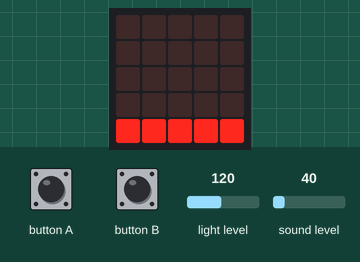
Simulated run of this program. Board: BBC micro:bit (MakeCode). On the bench: the board's 5×5 LED display. Inputs (shaded band) come from the test bench; at power-on: sound level 40, light level 120.

Above: at 3.1 s.
3.2 s: sound level set to 250
At 4.6 s:
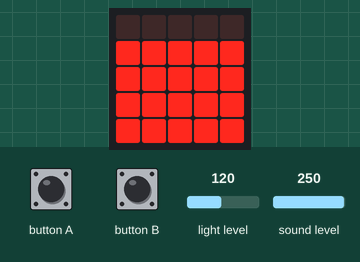
6.2 s: sound level set to 128
At 7.1 s:
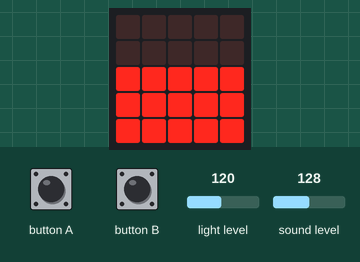
7.7 s: button B pressed for 0.15 s
At 8.6 s:
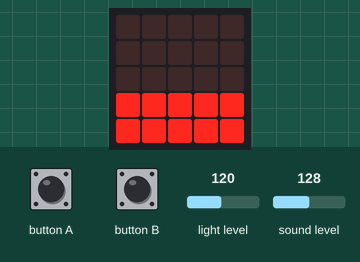
10.8 s: light level set to 250
At 13.15 s:
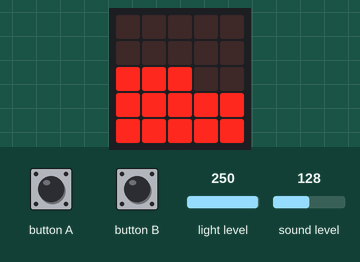
13.8 s: button B pressed for 0.15 s
At 14.7 s:
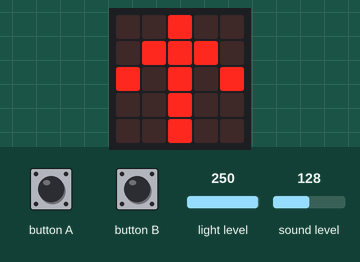
15.4 s: button A pressed for 0.15 s
At 16.5 s:
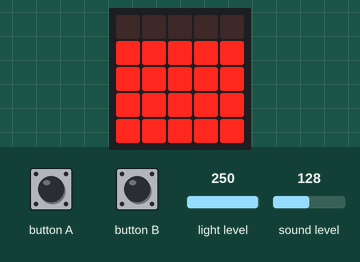
Timing chart, 0 to 18.4 s (numbered marks = the images above; inputs shaded):
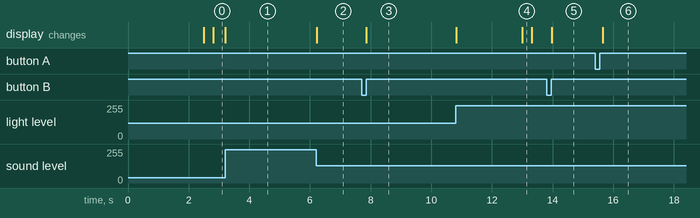

Measured:
- after the input at 3.2 s, the display: changes at once (image 1)
- after the input at 6.2 s, the display: changes at once (image 2)
- after the input at 7.7 s, the display: changes after 0.16 s (image 3)
- after the input at 10.8 s, the display: first changes at once (image 4 shows a later state)
- after the input at 13.8 s, the display: changes after 0.17 s (image 5)
- after the input at 15.4 s, the display: changes after 0.25 s (image 6)

The program:

main.ts
```typescript
input.onButtonPressed(Button.A, function () {
    if (!(menu == 1)) {
        menu += -1
    }
})
function draw (menu: number) {
    basic.clearScreen()
    if (menu == 1) {
        show(input.soundLevel(), 255)
    } else {
        if (menu == 2) {
            show(input.lightLevel(), 255)
        } else {
            if (menu == 3) {
                images.arrowImage(ArrowNames.North).showImage(0)
            } else {
                if (menu == 4) {
                    show(input.temperature() + 20, 50)
                } else {
                    if (menu == 5) {
                        basic.showIcon(IconNames.Happy)
                        music.playMelody("C E F F G G B A ", 360)
                    } else {

                    }
                }
            }
        }
    }
}
function row (y: number) {
    led.plot(0, y)
    led.plot(1, y)
    led.plot(2, y)
    led.plot(3, y)
    led.plot(4, y)
}
input.onButtonPressed(Button.B, function () {
    if (!(menu == 5)) {
        menu += 1
    }
})
function show (num: number, _of: number) {
    for (let index = 0; index <= num / _of * 4; index++) {
        row(4 - index)
    }
}
let menu = 0
menu = 1
basic.forever(function () {
    draw(menu)
})
```

test.ts
```typescript
// tests gaan hier; deze zal niet worden gecompileerd wanneer dit pakket wordt gebruikt als extensie.
```
